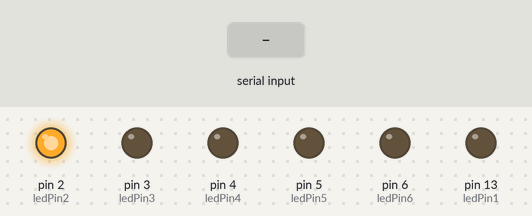
Recording of a sketch running on a simulated Arduino Uno, built with avr-gcc and run on an emulated ATmega328P. On the bench: output pins drawn as LEDs (lit = HIGH). The inputs (shaded band) are chosen by the test bench.

Above: at 1.2 s.
1.3 s: "1!" received over Serial
At 2.4 s:
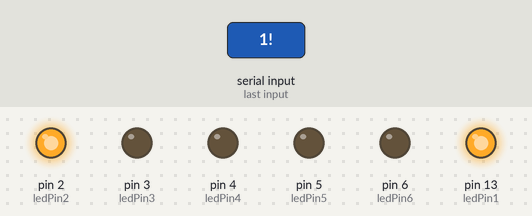
2.8 s: "0!" received over Serial
At 3.5 s:
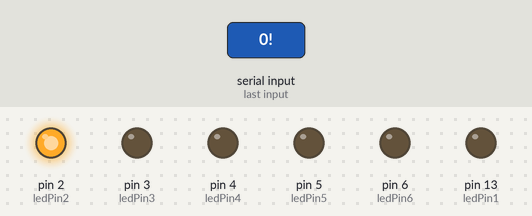
Timing chart, 0 to 5.8 s (numbered marks = the images above; inputs shaded):
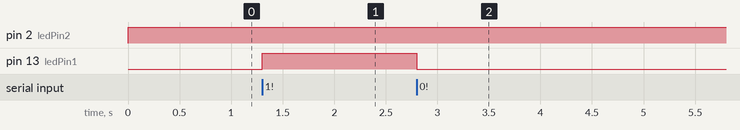

The sketch:

Final.ino
```cpp
//works with this p5 sketch:
//https://editor.p5js.org/jesse_harding/sketches/w02SNneXz

//variable to hold incoming data
String incomingData = "01!";
int ledPin1 = 13;//RED
int ledPin2 = 2;
int ledPin3 = 3;
int ledPin4 = 4;
int ledPin5 = 5;
int ledPin6 = 6;


void setup() {
  //set pinmodes
  pinMode(ledPin1, OUTPUT);
  pinMode(ledPin2, OUTPUT);
  pinMode(ledPin3, OUTPUT);
  pinMode(ledPin4, OUTPUT);
  pinMode(ledPin5, OUTPUT);
  pinMode(ledPin6, OUTPUT);

  //set baudrate for serial communication
  Serial.begin(9600);
}

void loop() {

//  check to see if there is a connection
  if(Serial.available() > 0){ // Checks whether data is comming from the serial port
    //if so, read the incoming data
    incomingData = Serial.readStringUntil('!'); // Reads the data from the serial port
  }

incomingData.trim();

//RED LIGHT
 //Serial.println(incomingData);
 if (incomingData.substring(0,1) == "1") {
  digitalWrite(ledPin1, HIGH); // Turn LED ON
 }
 else if (incomingData.substring(0,1) == "0"){
  digitalWrite(ledPin1, LOW); // Turn LED OFF
 }


 //FIRST GREEN
 if (incomingData.substring(1,2) == "1") {
  digitalWrite(ledPin2, HIGH); //Turn LED ON
 }
 else if (incomingData.substring(1,2) == "0") {
  digitalWrite(ledPin2, LOW); //Turn LED OFF
 }


 //SECOND GREEN
if (incomingData.substring(2,3) == "1") {
  digitalWrite(ledPin3, HIGH); //Turn LED ON
 }
 else if (incomingData.substring(2,3) == "0") {
  digitalWrite(ledPin3, LOW); //Turn LED OFF
}


//THIRD GREEN
if (incomingData.substring(3,4) == "1") {
  digitalWrite(ledPin4, HIGH); //Turn LED ON
 }
 else if (incomingData.substring(3,4) == "0") {
  digitalWrite(ledPin4, LOW); //Turn LED OFF
}


  //FOURTH GREEN
if (incomingData.substring(4,5) == "1") {
  digitalWrite(ledPin5, HIGH); //Turn LED ON
 }
 else if (incomingData.substring(4,5) == "0") {
  digitalWrite(ledPin5, LOW); //Turn LED OFF
}


//FIFTH GREEN
if (incomingData.substring(5,6) == "1") {
  digitalWrite(ledPin6, HIGH); //Turn LED ON
 }
 else if (incomingData.substring(5,6) == "0") {
  digitalWrite(ledPin6, LOW); //Turn LED OFF
}
}
```

Measured:
- after the input at 1.3 s, pin 13 (ledPin1): LOW → HIGH at once
- after the input at 2.8 s, pin 13 (ledPin1): HIGH → LOW at once
